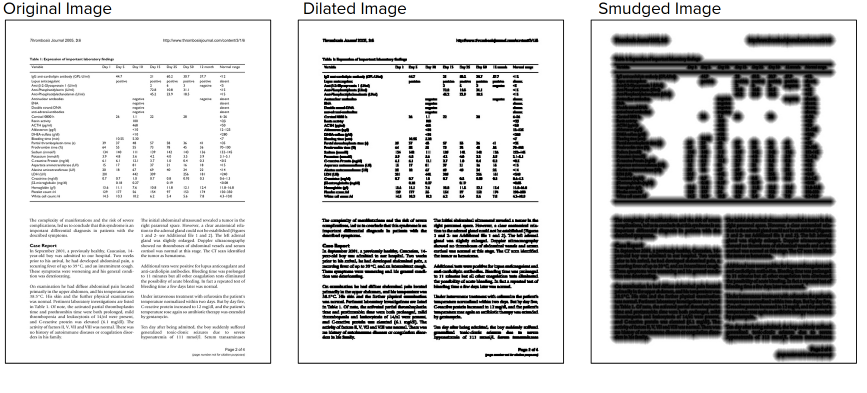
#> input picture Data Preparation/Images/3img.png, 1733 x 785 px (shown at 1/2 size)
$ python -i blessFunc.py   (imports and definitions only)
#> lines starting #> are read from the running program, lines starting #| are printed output that depends on the picture; after the words box and inside, x2 and y2 are one past the last pixel; in counts of white or black regions, pixels touching at a corner belong together
#> further down, picture is the input picture: shape (785, 1733, 3); mean B, G, R 205.8, 205.8, 205.8
import numpy as np
import cv2
from Functions.borderFunc import extract_table
import lxml.etree as etree
import os

## Input : roi of one cell
## Output : bounding box for the text in that cell
def extractTextBless(img):
    return_arr = []
    h,w=img.shape[0:2]
#> h = 785; w = 1733
    base_size=h+14,w+14,3
#> base_size = (799, 1747, 3)
    img_np = np.zeros(base_size,dtype=np.uint8)
    cv2.rectangle(img_np,(0,0),(w+14,h+14),(255,255,255),30)
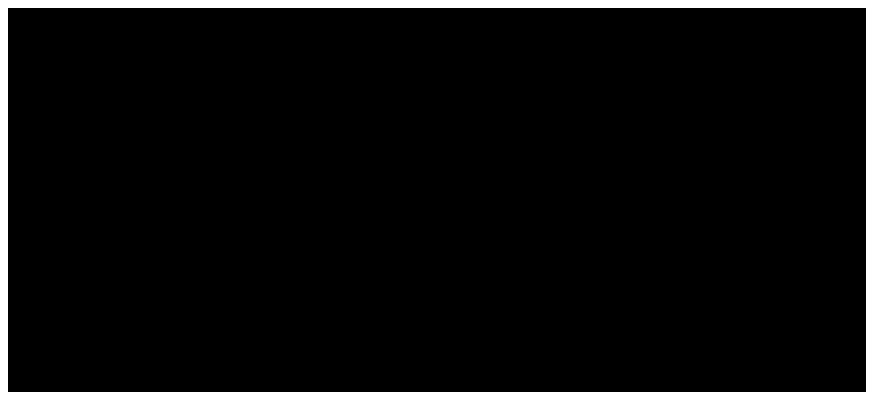
#> img_np: shape (799, 1747, 3) (shown at 1/2 size); 5.6% white; 1 white region, box (x1, y1, x2, y2) and area: (0, 0, 1747, 799) 77965
    img_np[7:h+7,7:w+7]=img
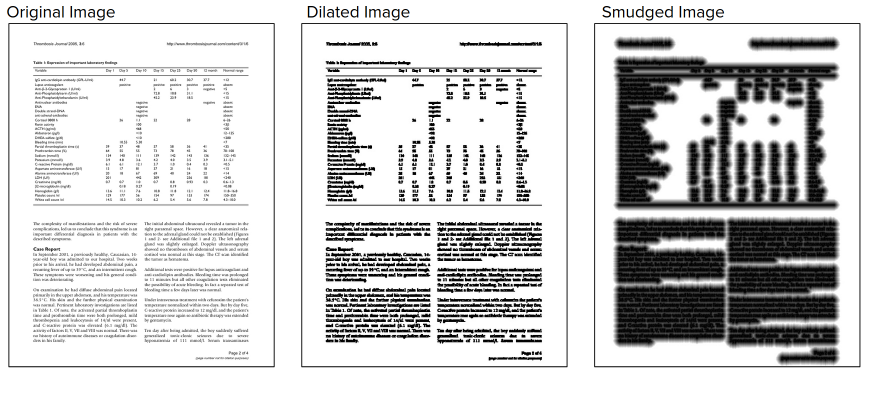
#> img_np: shape (799, 1747, 3) (shown at 1/2 size); mean of channels 0, 1, 2 207, 207, 207; drawn as B, G, R

    gray = cv2.cvtColor(img_np, cv2.COLOR_BGR2GRAY)
    # blur = cv2.GaussianBlur(gray,(5,5),0)
    ret, thresh1 = cv2.threshold(gray, 0, 255, cv2.THRESH_OTSU | cv2.THRESH_BINARY_INV)
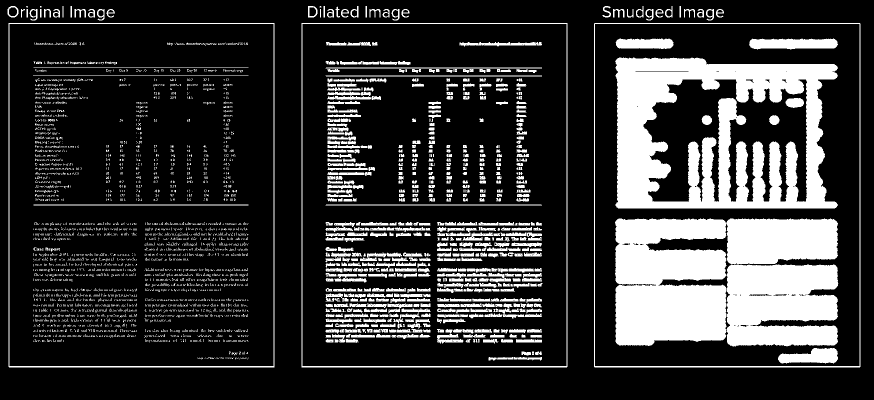
#> thresh1: shape (799, 1747) (shown at 1/2 size); 20.8% white; 4533 white regions (3889 under 20 px), largest, box (x1, y1, x2, y2) and area: (1230, 437, 1677, 693) 100434, (1230, 115, 1676, 417) 75890, (1188, 46, 1721, 735) 5397
#> ret = 147
    rect_kernel = cv2.getStructuringElement(cv2.MORPH_RECT, (3, 1))
    dilation = cv2.dilate(thresh1, rect_kernel, iterations = 2)
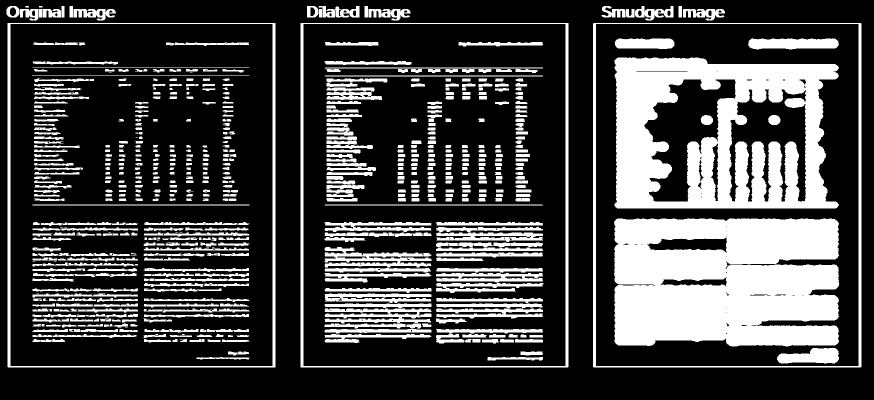
#> dilation: shape (799, 1747) (shown at 1/2 size); 26.9% white; 634 white regions (34 under 20 px)

    contours, hierarchy = cv2.findContours(dilation, cv2.RETR_EXTERNAL,cv2.CHAIN_APPROX_NONE)
#> contours = 22 contours, 2 with area under 20; largest, box (x1, y1, x2, y2) and area: (1186, 46, 1723, 735) 368766, (601, 46, 1137, 735) 368080, (15, 46, 551, 735) 368080, (1270, 12, 1347, 41) 1159, (147, 18, 232, 41) 1060
    for cnt in (contours):
        if cv2.contourArea(cnt) < 20:
          continue
        x, y, w, h = cv2.boundingRect(cnt)
        if(h<6) or w<4 or h/img.shape[0]>0.95 or h>30:
          continue
        return_arr.append([x-7, y-7, w, h])
#> this loop made 22 passes
#> (x, y, w, h) on passes 1 to 12: (1186, 46, 537, 689), (601, 46, 536, 689), (15, 46, 536, 689), (1366, 18, 84, 23), (1252, 18, 17, 17), (737, 18, 84, 23), (638, 18, 6, 17), (147, 18, 85, 23), (86, 18, 36, 17), (78, 18, 7, 17), (40, 18, 37, 23), (1357, 12, 7, 23)
#> after the loop, return_arr = 17 items, first 6: [1359, 11, 84, 23], [1245, 11, 17, 17], [730, 11, 84, 23], [631, 11, 6, 17], [140, 11, 85, 23], [79, 11, 36, 17]
    return return_arr

## Input : Roi of Table , Orignal Image, Cells Detected
## Output : Returns XML element which has contains bounding box of textchunks
# [378 lines left out: function borderless, not called in this run]

>>> import cv2
>>> picture = cv2.imread('../../Data Preparation/Images/3img.png')
>>> result = extractTextBless(picture)
#> result has the same summary as return_arr in extractTextBless
